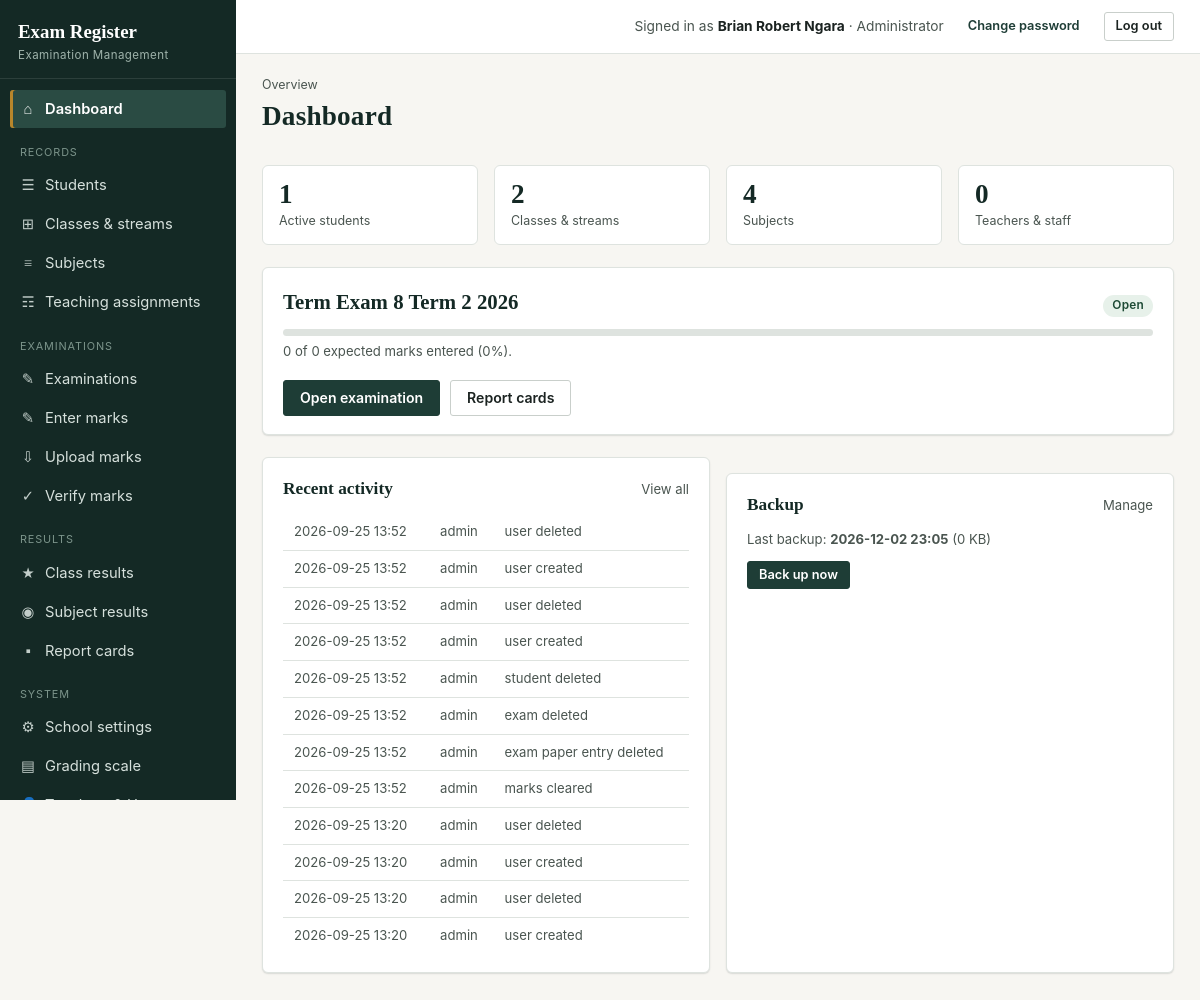
The page / (signed in) on the database its author committed.
### tables this page shows
CREATE TABLE settings(key TEXT PRIMARY KEY, value TEXT NOT NULL DEFAULT '');

CREATE TABLE users(
    id INTEGER PRIMARY KEY AUTOINCREMENT,
    username TEXT NOT NULL UNIQUE COLLATE NOCASE,
    full_name TEXT NOT NULL,
    initials TEXT NOT NULL DEFAULT '',
    password_hash TEXT NOT NULL,
    role TEXT NOT NULL DEFAULT 'teacher',
    phone TEXT NOT NULL DEFAULT '',
    active INTEGER NOT NULL DEFAULT 1,
    must_change_password INTEGER NOT NULL DEFAULT 0,
    created_at TEXT NOT NULL DEFAULT CURRENT_TIMESTAMP
, tsc_no TEXT NOT NULL DEFAULT '');

CREATE TABLE exams(
    id INTEGER PRIMARY KEY AUTOINCREMENT,
    name TEXT NOT NULL,
    term TEXT NOT NULL DEFAULT '',
    year INTEGER,
    out_of REAL NOT NULL DEFAULT 100,
    status TEXT NOT NULL DEFAULT 'open',
    closing_date TEXT NOT NULL DEFAULT '',
    opening_date TEXT NOT NULL DEFAULT '',
    created_at TEXT NOT NULL DEFAULT CURRENT_TIMESTAMP
);

CREATE TABLE audit_log(
    id INTEGER PRIMARY KEY AUTOINCREMENT,
    ts TEXT NOT NULL,
    user_id INTEGER,
    username TEXT NOT NULL DEFAULT '',
    action TEXT NOT NULL,
    detail TEXT NOT NULL DEFAULT ''
);

### routes/system.py (the view)
@bp.route("/")
@login_required
def dashboard():
    counts = {
        "students": q1("SELECT COUNT(*) n FROM students WHERE status='active'")["n"],
        "classes": q1("SELECT COUNT(*) n FROM classes")["n"],
        "subjects": q1("SELECT COUNT(*) n FROM subjects")["n"],
        "teachers": q1("SELECT COUNT(*) n FROM users WHERE active=1 AND role<>'admin'")["n"],
    }
    exam = q1("SELECT * FROM exams WHERE status='open' ORDER BY id DESC LIMIT 1") or \
        q1("SELECT * FROM exams ORDER BY id DESC LIMIT 1")
    progress = None
    my_papers = []
    if exam:
        exp = q1("SELECT COALESCE(SUM((SELECT COUNT(*) FROM students s WHERE s.class_id=p.class_id AND s.status='active')),0) n "
                 "FROM exam_papers p WHERE p.exam_id=?", (exam["id"],))["n"]
        got = q1("SELECT COUNT(*) n FROM marks WHERE exam_id=? AND (score IS NOT NULL OR absent=1)", (exam["id"],))["n"]
        progress = {"exam": exam, "pct": min(round(got / exp * 100), 100) if exp else 0, "expected": exp, "got": got}
        if g.user["role"] not in ("admin",):
            from core import teacher_papers
            mine = teacher_papers()
            if mine:
                from routes.exams import paper_progress
                my_papers = [p for p in paper_progress(exam["id"]) if (p["class_id"], p["subject_id"]) in mine]
    recent = q("SELECT * FROM audit_log ORDER BY id DESC LIMIT 12")
    backups = list_backups()[:1]
    return render_template("dashboard.html", counts=counts, exam=exam, progress=progress,
                           my_papers=my_papers, recent=recent, last_backup=backups[0] if backups else None)

### core.py (called while the page is built, shortened)
def connect():
    con = sqlite3.connect(DB_PATH, timeout=20)
    con.row_factory = sqlite3.Row
    con.execute("PRAGMA foreign_keys = ON")
    return con

def db():
    if "db" not in g:
        g.db = connect()
    return g.db

def q(sql, args=()):
    return db().execute(sql, args).fetchall()

def q1(sql, args=()):
    return db().execute(sql, args).fetchone()

def settings():
    if "settings" not in g:
        d = dict(DEFAULT_SETTINGS)
        for r in q("SELECT key,value FROM settings"):
            d[r["key"]] = r["value"]
        g.settings = d
    return g.settings

def csrf_token():
    if "csrf" not in session:
        session["csrf"] = secrets.token_hex(16)
    return session["csrf"]

def load_user():
    g.user = None
    uid = session.get("uid")
    if uid:
        u = q1("SELECT * FROM users WHERE id=? AND active=1", (uid,))
        if u:
            g.user = u
        else:
            session.pop("uid", None)

def has_perm(perm):
    u = g.get("user")
    if not u:
        return False
    if u["role"] == "admin":
        return True
    if "perms" not in g:
        g.perms = {r["perm"] for r in q(
            "SELECT perm FROM role_permissions WHERE role=?", (u["role"],))}
    return perm in g.perms

def is_admin():
    u = g.get("user")
    return bool(u and u["role"] == "admin")

def login_required(f):
    @functools.wraps(f)
    def wrapper(*a, **k):
        if not g.user:
            return redirect(url_for("auth.login", next=request.full_path.rstrip("?")))
        return f(*a, **k)
    return wrapper

def list_backups():
    if not os.path.isdir(BACKUP_DIR):
        return []
    out = []
    for f in sorted(os.listdir(BACKUP_DIR), reverse=True):
        if f.endswith(".zip"):
            p = os.path.join(BACKUP_DIR, f)
            out.append({"name": f, "size": os.path.getsize(p),
                        "time": datetime.datetime.fromtimestamp(os.path.getmtime(p)).strftime("%Y-%m-%d %H:%M")})
    return out

def auto_backup_if_due():
    today = datetime.date.today().isoformat()
    if _last_auto_check["day"] == today:
        return

### templates/dashboard.html (shortened to what this page needs)
{% extends "base.html" %}
{% block content %}
<div class="page-head">
  <div><div class="eyebrow">Overview</div><h1>Dashboard</h1></div>
</div>
<div class="grid cols-4 section">
  <div class="tile"><div class="num">{{ counts.students }}</div><div class="lab">Active students</div></div>
  <div class="tile"><div class="num">{{ counts.classes }}</div><div class="lab">Classes &amp; streams</div></div>
  <div class="tile"><div class="num">{{ counts.subjects }}</div><div class="lab">Subjects</div></div>
  <div class="tile"><div class="num">{{ counts.teachers }}</div><div class="lab">Teachers &amp; staff</div></div>
</div>
{% if progress %}
<div class="card section">
  <div class="card-head">
    <h2>{{ progress.exam.name }} {{ progress.exam.term }} {{ progress.exam.year or '' }}</h2>
    <span class="badge {{ 'badge-green' if progress.exam.status=='open' else 'badge-grey' }}">{{ 'Open' if progress.exam.status=='open' else 'Closed' }}</span>
  </div>
  <div class="bar" style="margin-bottom:6px;"><span style="width:{{ progress.pct }}%;"></span></div>
  <p class="small mb-0">{{ progress.got }} of {{ progress.expected }} expected marks entered ({{ progress.pct }}%).</p>
  <div class="form-actions">
    <a href="{{ url_for('exams.exam_detail', eid=progress.exam.id) }}" class="btn btn-primary">Open examination</a>
    <a href="{{ url_for('results.reports_home', exam_id=progress.exam.id) }}" class="btn">Report cards</a>
  </div>
</div>
{% else %}
<div class="empty section">
  <h3>No examinations yet</h3>
  <p>Create your first examination to start recording marks.</p>
  {% if has_perm('exams.manage') %}<a href="{{ url_for('exams.exam_form') }}" class="btn btn-primary">Create examination</a>{% endif %}
</div>
{% endif %}
<div class="grid cols-2">
  {% if has_perm('audit.view') %}
  <div class="card">
    <div class="card-head"><h3>Recent activity</h3><a href="{{ url_for('system.audit_log') }}" class="small">View all</a></div>
    {% if recent %}
    <table><tbody>
      {% for r in recent %}
      <tr><td class="small" style="white-space:nowrap;">{{ r.ts[:16] }}</td><td class="small">{{ r.username }}</td><td class="small">{{ r.action }}</td></tr>
      {% endfor %}
    </tbody></table>
    {% else %}<p class="small">No activity recorded yet.</p>{% endif %}
  </div>
  {% endif %}
  {% if has_perm('backup.create') %}
  <div class="card">
    <div class="card-head"><h3>Backup</h3><a href="{{ url_for('system.backup_home') }}" class="small">Manage</a></div>
    {% if last_backup %}
    <p class="small">Last backup: <b>{{ last_backup.time }}</b> ({{ (last_backup.size/1024)|round|int }} KB)</p>
    {% else %}<p class="small">No backup has been made yet. Data lives only on this computer, so keep regular backups.</p>{% endif %}
    <a href="{{ url_for('system.backup_home') }}" class="btn btn-sm btn-primary">Back up now</a>
  </div>
  {% endif %}
</div>
{% endblock %}

### templates/base.html (shortened to what this page needs)
<!doctype html>
<html lang="en">
<head>
<link rel="stylesheet" href="{{ url_for('static', filename='style.css') }}">
</head>
<body>
{% if user %}
<div class="shell">
  <aside class="sidebar" id="sidebar">
    <div class="brand">
      <div class="mark">{{ school.school_name if school and school.school_name != 'Your School Name' else 'Exam Register' }}</div>
      <div class="sub">Examination Management</div>
    </div>
    <nav class="nav">
      <a href="{{ url_for('system.dashboard') }}" class="{{ 'active' if request.endpoint=='system.dashboard' }}"><span class="ic">&#8962;</span> Dashboard</a>
      <div class="group-label">Records</div>
      {% if has_perm('students.view') or has_perm('students.manage') %}
      <a href="{{ url_for('academic.students') }}" class="{{ 'active' if request.endpoint and request.endpoint.startswith('academic.student') }}"><span class="ic">&#9776;</span> Students</a>
      {% endif %}
      {% if has_perm('classes.manage') %}
      <a href="{{ url_for('academic.classes') }}" class="{{ 'active' if request.endpoint=='academic.classes' }}"><span class="ic">&#8862;</span> Classes &amp; streams</a>
      {% endif %}
      {% if has_perm('subjects.manage') %}
      <a href="{{ url_for('academic.subjects') }}" class="{{ 'active' if request.endpoint=='academic.subjects' }}"><span class="ic">&#8801;</span> Subjects</a>
      <a href="{{ url_for('academic.teaching') }}" class="{{ 'active' if request.endpoint=='academic.teaching' }}"><span class="ic">&#9782;</span> Teaching assignments</a>
      {% endif %}
      <div class="group-label">Examinations</div>
      <a href="{{ url_for('exams.exams') }}" class="{{ 'active' if request.endpoint and request.endpoint.startswith('exams.exam') }}"><span class="ic">&#9998;</span> Examinations</a>
      <a href="{{ url_for('exams.marks_home') }}" class="{{ 'active' if request.endpoint in ['exams.marks_home','exams.marks_entry'] }}"><span class="ic">&#9998;</span> Enter marks</a>
      <a href="{{ url_for('exams.marks_import') }}" class="{{ 'active' if request.endpoint and request.endpoint.startswith('exams.marks_import') }}"><span class="ic">&#8681;</span> Upload marks</a>
      {% if has_perm('marks.verify') %}
      <a href="{{ url_for('exams.verify_home') }}" class="{{ 'active' if request.endpoint=='exams.verify_home' }}"><span class="ic">&#10003;</span> Verify marks</a>
      {% endif %}
      <div class="group-label">Results</div>
      <a href="{{ url_for('results.class_results') }}" class="{{ 'active' if request.endpoint=='results.class_results' }}"><span class="ic">&#9733;</span> Class results</a>
      <a href="{{ url_for('results.subject_results') }}" class="{{ 'active' if request.endpoint=='results.subject_results' }}"><span class="ic">&#9673;</span> Subject results</a>
      <a href="{{ url_for('results.reports_home') }}" class="{{ 'active' if request.endpoint and request.endpoint.startswith('results.report') }}"><span class="ic">&#9642;</span> Report cards</a>
      {% if is_admin() or has_perm('backup.create') or has_perm('audit.view') %}
      <div class="group-label">System</div>
      {% if is_admin() %}
      <a href="{{ url_for('system.school_settings') }}" class="{{ 'active' if request.endpoint=='system.school_settings' }}"><span class="ic">&#9881;</span> School settings</a>
      <a href="{{ url_for('system.grading') }}" class="{{ 'active' if request.endpoint=='system.grading' }}"><span class="ic">&#9636;</span> Grading scale</a>
      <a href="{{ url_for('auth.users') }}" class="{{ 'active' if request.endpoint and request.endpoint.startswith('auth.user') }}"><span class="ic">&#128100;</span> Teachers &amp; Users</a>
      {% endif %}
      {% endif %}
    </nav>
  </aside>
  <div class="main">
    <div class="topbar">
      <div class="flex items-center gap-12">
        <span class="who">Signed in as <b>{{ user.full_name }}</b> &middot; {{ ROLES.get(user.role, user.role) }}</span>
        <a href="{{ url_for('auth.password') }}" class="btn btn-sm btn-ghost">Change password</a>
        <form method="post" action="{{ url_for('auth.logout') }}" style="margin:0;">
          <button class="btn btn-sm">Log out</button>
        </form>
      </div>
    </div>
    <div class="content{% block wide %}{% endblock %}">
      {% block content %}{% endblock %}
    </div>
  </div>
</div>
{% else %}
  {% include "_flash.html" %}
  {% block guest_content %}{% endblock %}
{% endif %}
</body>
</html>

### rows shown on the page
settings: value "Exam Register"
users: full_name "Brian Robert Ngara", get "Administrator"
exams: exam.name "Term Exam 8", exam.term "Term 2", exam "2026", status "Open"
audit_log: ts "2026-09-25 13:52", username "admin", action "user deleted"
audit_log: ts "2026-09-25 13:52", username "admin", action "user created"
audit_log: ts "2026-09-25 13:52", username "admin", action "user deleted"
audit_log: ts "2026-09-25 13:52", username "admin", action "user created"
audit_log: ts "2026-09-25 13:52", username "admin", action "student deleted"
audit_log: ts "2026-09-25 13:52", username "admin", action "exam deleted"
audit_log: ts "2026-09-25 13:52", username "admin", action "exam paper entry deleted"
audit_log: ts "2026-09-25 13:52", username "admin", action "marks cleared"
audit_log: ts "2026-09-25 13:20", username "admin", action "user deleted"
audit_log: ts "2026-09-25 13:20", username "admin", action "user created"
audit_log: ts "2026-09-25 13:20", username "admin", action "user deleted"
audit_log: ts "2026-09-25 13:20", username "admin", action "user created"

### other values the page prints
{{ counts.students }} "1"
{{ counts.classes }} "2"
{{ counts.subjects }} "4"
{{ counts.teachers }} "0"
{{ progress.got }} "0"
{{ progress.expected }} "0"
{{ progress.pct }} "0"
{{ last_backup.time }} "2026-12-02 23:05"
{{ (last_backup.size/1024)|round|int }} "0"
